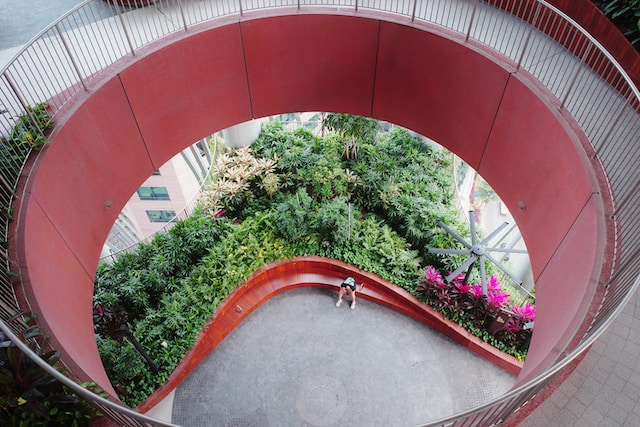
#> input picture CV-5/Lab4/Resources/garden.jpg, 640 x 427 px, found by its file name
$ python Q4.py
#> lines starting #> are read from the running program, lines starting #| are printed output that depends on the picture
import numpy as np
import cv2 as cv
img = cv.imread('Resources\\garden.jpg')
#> img is the input picture: shape (427, 640, 3); mean B, G, R 110.7, 111.2, 137.2
Z = img.reshape((-1,3))
Z = np.float32(Z)
criteria = (cv.TERM_CRITERIA_EPS + cv.TERM_CRITERIA_MAX_ITER, 10, 1.0)
K = 8
ret,label,center=cv.kmeans(Z,K,None,criteria,10,cv.KMEANS_RANDOM_CENTERS)
#> ret = 196786220.2; center = [[142.9, 141.8, 151.4], [59.97, 81.13, 70.94], [102.1, 120.6, 110.3], [49.78, 41.04, 124.8], [18.28, 26.94, 29.41], [220.3, 218.6, 218.8], [90.95, 81.74, 166.3], [185.6, 180.8, 179]]
center = np.uint8(center)
#> center = [[142, 141, 151], [59, 81, 70], [102, 120, 110], [49, 41, 124], [18, 26, 29], [220, 218, 218], [90, 81, 166], [185, 180, 178]]
res = center[label.flatten()]
res2 = res.reshape((img.shape))
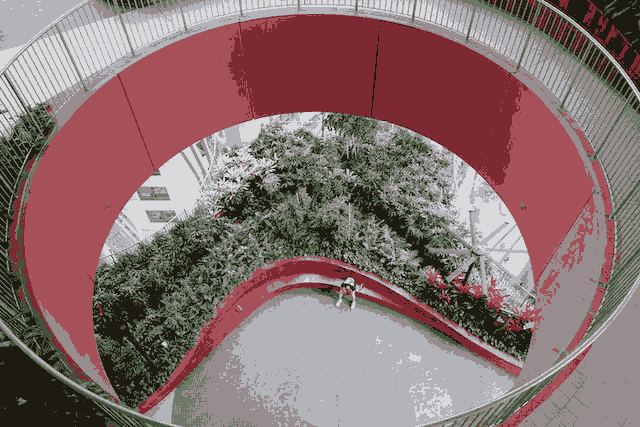
#> res2: shape (427, 640, 3); mean B, G, R 110, 110.5, 136.7
cv.imshow('og', img)
cv.imshow('res2',res2)
cv.waitKey(0)
cv.destroyAllWindows()
